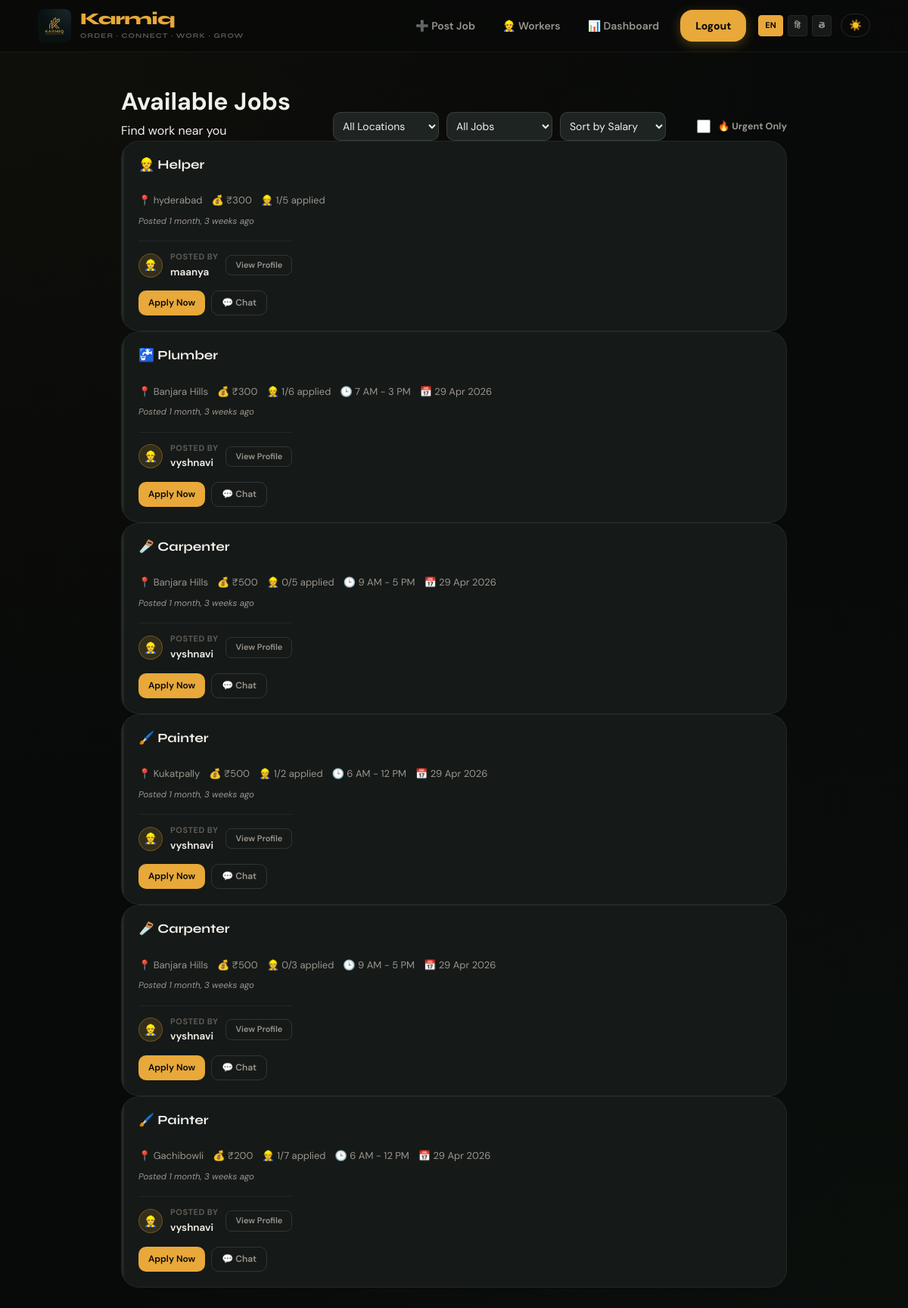
The app's page /jobs/ (signed in) with its own data.
### jobs/models.py (models this page shows, shortened)
class Job(models.Model):
    title = models.CharField(max_length=200)
    salary = models.IntegerField()
    location = models.CharField(max_length=200)
    contractor = models.ForeignKey(User, on_delete=models.CASCADE)
    is_urgent = models.BooleanField(default=False)
    is_completed = models.BooleanField(default=False)
    timing = models.CharField(max_length=100, blank=True, null=True)
    job_date = models.DateField(null=True, blank=True)
    created_at = models.DateTimeField(default=timezone.now)
    image = models.ImageField(upload_to='job_images/', null=True, blank=True)
    max_workers = models.IntegerField(default=1)
    latitude = models.FloatField(null=True, blank=True)
    longitude = models.FloatField(null=True, blank=True)

### users/models.py (models this page shows, shortened)
class User(models.Model):
    ROLE_CHOICES = [
        ('worker', 'Worker'),
        ('contractor', 'Contractor'),
    ]
    LANG_CHOICES = [
        ('en', 'English'),
        ('hi', 'Hindi'),
        ('te', 'Telugu'),
        ('ta', 'Tamil'),
    ]
    name = models.CharField(max_length=100)
    password = models.CharField(max_length=100)
    role = models.CharField(max_length=20, choices=ROLE_CHOICES)
    language = models.CharField(max_length=10, choices=LANG_CHOICES)
    location = models.CharField(max_length=200)
    profile_image = models.ImageField(upload_to='profiles/', null=True, blank=True)
    bio = models.TextField(blank=True, null=True)
    wage = models.IntegerField(null=True, blank=True)
    skills = models.CharField(max_length=200, blank=True)

### jobs/views.py (the view)
# urls.py: path('jobs/', views.job_list, name='jobs'),
@custom_login_required
def job_list(request):
    user_id = request.session.get('user_id')
    user = User.objects.get(id=user_id)
    jobs = Job.objects.all()
    return render(request, 'jobs.html', {
        'jobs': jobs,
        'user': user
    })

### vrtp/context_processors.py (called while the page is built, shortened)
def language_context(request):
    lang = 'en'  # default
    user_id = request.session.get('user_id')
    if user_id:
        try:
            user = User.objects.get(id=user_id)
            if user.language in ('en', 'hi', 'te'):
                lang = user.language
        except User.DoesNotExist:
            pass
    qs_lang = request.GET.get('lang')
    if qs_lang in ('en', 'hi', 'te'):
        lang = qs_lang
    translations = get_translations(lang)
    nav_hired_count = 0
    return {
        'T': translations,
        'current_lang': lang,
        'nav_hired_count': nav_hired_count,
    }

### vrtp/translations.py (called while the page is built)
def get_translations(language_code):
    return TRANSLATIONS.get(language_code, TRANSLATIONS['en'])

### templates/jobs.html (shortened to what this page needs)
{% extends 'base.html' %}
{% block content %}
<div class="main">
  <div class="ph" style="display:flex; justify-content:space-between; align-items:flex-end; flex-wrap:wrap; gap:16px;">
    <div>
      <h1>{{ T.jobs_title }}</h1>
      <p>{{ T.jobs_subtitle }}</p>
    </div>
    <div style="flex:1; max-width:600px; display:flex; gap:10px; flex-wrap:wrap; align-items:center;">
      <select id="filter-location" class="form-select" style="width:auto; min-width:140px; padding:8px;">
        <option value="">All Locations</option>
      </select>
      <select id="filter-title" class="form-select" style="width:auto; min-width:140px; padding:8px;">
        <option value="">All Jobs</option>
      </select>
      <select id="sort-salary" class="form-select" style="width:auto; min-width:140px; padding:8px;">
        <option value="default">Sort by Salary</option>
      </select>
      <label class="form-checkbox" style="white-space:nowrap; margin-left:auto;">
        <input type="checkbox" id="filter-urgent">
        <span style="font-size:12.5px; font-weight:700;">🔥 Urgent Only</span>
      </label>
    </div>
  </div>
  <div class="card-grid" style="gap:14px" id="job-list">
    {% for job in jobs %}
    <div class="job-card {% if job.is_urgent %}urgent{% endif %}" data-salary="{{ job.salary }}">
      <div class="job-head">
        <div class="job-title" style="display:flex; align-items:center; gap:8px;">
          {% if job.title == "Mason" %}🧱
          {% elif job.title == "Carpenter" %}🪚
          {% elif job.title == "Plumber" %}🚰
          {% elif job.title == "Electrician" %}⚡
          {% elif job.title == "Painter" %}🖌️
          {% else %}👷{% endif %}
          {{ job.title }}
        </div>
      </div>
      <div class="job-meta" style="flex-direction:column; gap:8px; align-items:flex-start;">
        <div style="display:flex; flex-wrap:wrap; gap:12px;">
          <span>📍 {{ job.location }}</span>
          <span>💰 ₹{{ job.salary }}</span>
          <span>👷 {{ job.application_set.count }}/{{ job.max_workers }} {{ T.applied_count }}</span>
          {% if job.timing %}<span>🕒 {{ job.timing }}</span>{% endif %}
          {% if job.job_date %}<span>📅 {{ job.job_date|date:"d M Y" }}</span>{% endif %}
        </div>
        <div style="font-size:11.5px; color:var(--t2); font-style:italic;">
          Posted {{ job.created_at|timesince }} ago
        </div>
        <div style="display:flex; align-items:center; gap:10px; margin-top:8px; padding-top:12px; border-top:1px solid var(--border);">
          <div
            style="width:32px; height:32px; border-radius:50%; overflow:hidden; background:var(--amber-glo); display:flex; align-items:center; justify-content:center; font-size:14px; border:1px solid rgba(232,168,58,.3); flex-shrink:0;">
            {% if job.contractor.profile_image %}
              <img src="{{ job.contractor.profile_image.url }}" style="width:100%; height:100%; object-fit:cover;">
            {% else %}
              👷
            {% endif %}
          </div>
          <div style="display:flex; flex-direction:column;">
            <span style="font-size:11px; color:var(--t3); text-transform:uppercase; letter-spacing:0.5px; font-weight:700;">Posted By</span>
            <span style="font-size:13.5px; color:var(--t1); font-weight:600;">{{ job.contractor.name }}</span>
          </div>
          <a href="/profile/{{ job.contractor.id }}/" class="btn btn-ghost btn-sm"
            style="margin-left:auto; padding:4px 12px; font-size:11px; border-radius:8px;">View Profile</a>
        </div>
      </div>
      <div class="job-actions">
        {% if user.role == "worker" %}
        {% if job.application_set.count < job.max_workers %} <a href="/apply/{{ job.id }}/"
          class="btn btn-primary btn-sm">{{ T.apply_btn }}</a>
          {% endif %}
          <a href="/chat/{{ job.contractor.id }}/" class="btn btn-ghost btn-sm">💬 {{ T.chat_btn }}</a>
          {% endif %}
      </div>
    </div>
    {% empty %}
    <div class="empty">
      <div class="empty-icon">💼</div>
      <p>{{ T.no_jobs }}</p>
    </div>
    {% endfor %}
  </div>
</div>
{% endblock %}

### templates/static/css/style.css (style rules this page uses)
:root { --bg: #080a09; --bg2: #0e1110; --surface: #151917; --surface2: #1e2421; --border: rgba(255, 255, 255, 0.06); --border2: rgba(255, 255, 255, 0.12); --amber: #e8a83a; --amber-d: #c48c2a; --amber-glo: rgba(232, 168, 58, 0.15); --green: #4caf6e; --teal: #3ec1a3; --red: #e05252; --t1: #f2f0eb; --t2: #9a968f; --t3: #5e5b55; --r-sm: 10px; --r-md: 16px; --r-lg: 24px; --r-xl: 32px; --shadow: 0 4px 20px rgba(0, 0, 0, 0.6), 0 12px 40px rgba(0, 0, 0, 0.4); --glass: backdrop-filter: blur(12px) saturate(180%); --fd: 'Syne', sans-serif; --fb: 'DM Sans', sans-serif; --transition: all 0.3s cubic-bezier(0.4, 0, 0.2, 1); }
*, *::before, *::after { box-sizing: border-box; margin: 0; padding: 0 }
html { scroll-behavior: smooth }
body { font-family: var(--fb); background: var(--bg); background-image: radial-gradient(circle at 0% 0%, rgba(232, 168, 58, 0.03) 0%, transparent 50%), radial-gradient(circle at 100% 100%, rgba(76, 175, 110, 0.03) 0%, transparent 50%); color: var(--t1); min-height: 100vh; line-height: 1.6; -webkit-font-smoothing: antialiased; overflow-x: hidden; }
.main { animation: pageFadeIn 0.5s cubic-bezier(0.4, 0, 0.2, 1) forwards; }
.main { animation: fadeIn 0.6s ease-out forwards; }
.main { flex: 1; max-width: 920px; width: 100%; margin: 0 auto; padding: 40px 20px 80px }
.job-card { background: var(--surface); border: 1px solid var(--border); border-radius: var(--r-lg); padding: 24px; transition: var(--transition); position: relative; overflow: hidden; }
.job-card::before { content: ''; position: absolute; inset: 0; background: radial-gradient(600px circle at var(--mouse-x) var(--mouse-y), rgba(232, 168, 58, 0.06), transparent 40%); opacity: 0; transition: opacity 0.5s; pointer-events: none; }
.job-head { display: flex; justify-content: space-between; align-items: flex-start; margin-bottom: 16px; gap: 12px; }
.job-title { font-family: var(--fd); font-size: 19px; font-weight: 700; color: var(--t1); }
.btn { display: inline-flex; align-items: center; justify-content: center; gap: 8px; padding: 12px 24px; border-radius: var(--r-md); font-weight: 700; text-decoration: none; font-size: 14px; transition: var(--transition); cursor: pointer; border: 1px solid transparent; }
.btn-primary { background: var(--amber); color: var(--bg); }
.btn-ghost { background: var(--surface2); color: var(--t1); border-color: var(--border2); }
.form-input, .form-select { width: 100%; padding: 14px 16px; background: var(--bg2); border: 1px solid var(--border2); border-radius: var(--r-sm); color: var(--t1); font-family: inherit; font-size: 15px; transition: var(--transition); }
.job-card { background: var(--surface); border: 1px solid var(--border); border-radius: var(--r-lg); padding: 20px 22px; display: flex; flex-direction: column; gap: 10px; transition: all .22s; position: relative; overflow: hidden }
.job-card::after { content: ''; position: absolute; top: 0; left: 0; width: 3px; height: 100%; background: var(--border); transition: background .2s }
.job-head { display: flex; align-items: flex-start; justify-content: space-between; gap: 10px }
.job-title { font-family: var(--fd); font-size: 17px; font-weight: 700; color: var(--t1); line-height: 1.3 }
.job-meta { display: flex; gap: 14px; font-size: 13px; color: var(--t2); flex-wrap: wrap }
.job-actions { display: flex; gap: 8px; flex-wrap: wrap; margin-top: 4px }
.btn { display: inline-flex; align-items: center; gap: 6px; justify-content: center; font-family: var(--fb); font-size: 13.5px; font-weight: 600; padding: 9px 18px; border-radius: var(--r-sm); border: none; cursor: pointer; text-decoration: none; transition: all .18s; white-space: nowrap }
.btn-primary { background: var(--amber); color: var(--bg) }
.btn-ghost { background: transparent; color: var(--t2); border: 1px solid var(--border2) }
.btn-sm { font-size: 12px; padding: 6px 13px }
.form-input, .form-select { background: var(--surface2); border: 1px solid var(--border2); border-radius: var(--r-sm); padding: 12px 14px; font-family: var(--fb); font-size: 14px; color: var(--t1); transition: border-color .18s, box-shadow .18s; outline: none; width: 100% }
.form-select option { background: var(--surface2); color: var(--t1) }
.form-checkbox { display: flex; align-items: center; gap: 10px; cursor: pointer }
.form-checkbox input[type=checkbox] { width: 18px; height: 18px; accent-color: var(--amber); cursor: pointer; flex-shrink: 0 }
.form-checkbox span { font-size: 14px; color: var(--t2) }

### records on screen
Job: title "Helper", location "hyderabad", salary "300", application_set.count "1", max_workers "5", applied_count "applied", created_at "1 month, 3 weeks", contractor.name "maanya", apply_btn "Apply Now", chat_btn "Chat"
Job: title "Plumber", location "Banjara Hills", salary "300", application_set.count "1", max_workers "6", applied_count "applied", timing "7 AM - 3 PM", job_date "29 Apr 2026", created_at "1 month, 3 weeks", contractor.name "vyshnavi", apply_btn "Apply Now", chat_btn "Chat"
Job: title "Carpenter", location "Banjara Hills", salary "500", application_set.count "0", max_workers "5", applied_count "applied", timing "9 AM - 5 PM", job_date "29 Apr 2026", created_at "1 month, 3 weeks", contractor.name "vyshnavi", apply_btn "Apply Now", chat_btn "Chat"
Job: title "Painter", location "Kukatpally", salary "500", application_set.count "1", max_workers "2", applied_count "applied", timing "6 AM - 12 PM", job_date "29 Apr 2026", created_at "1 month, 3 weeks", contractor.name "vyshnavi", apply_btn "Apply Now", chat_btn "Chat"
Job: title "Carpenter", location "Banjara Hills", salary "500", application_set.count "0", max_workers "3", applied_count "applied", timing "9 AM - 5 PM", job_date "29 Apr 2026", created_at "1 month, 3 weeks", contractor.name "vyshnavi", apply_btn "Apply Now", chat_btn "Chat"
Job: title "Painter", location "Gachibowli", salary "200", application_set.count "1", max_workers "7", applied_count "applied", timing "6 AM - 12 PM", job_date "29 Apr 2026", created_at "1 month, 3 weeks", contractor.name "vyshnavi", apply_btn "Apply Now", chat_btn "Chat"

### other values on screen
{{ T.nav_post_job }} "Post Job"
{{ T.nav_dashboard }} "Dashboard"
{{ T.nav_logout }} "Logout"
{{ T.jobs_title }} "Available Jobs"
{{ T.jobs_subtitle }} "Find work near you"
